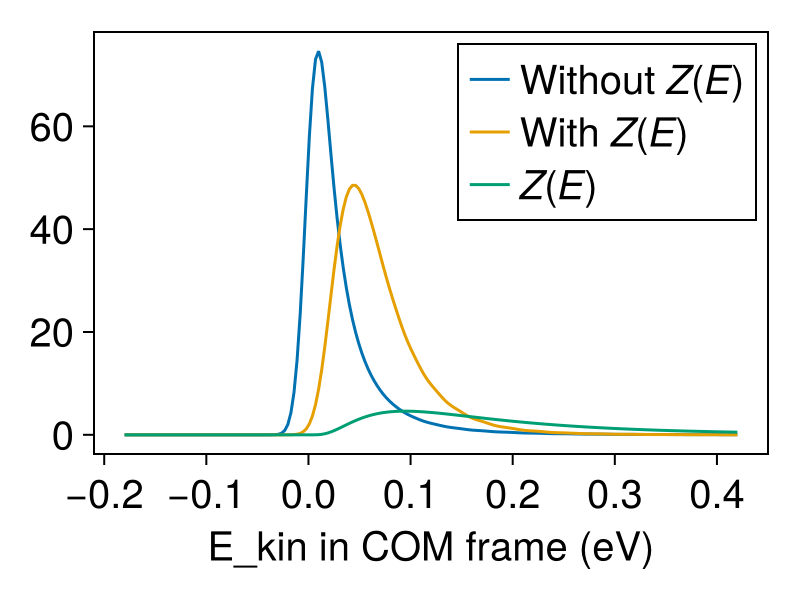

This chart was generated by the following Julia code:
# Plot the ARPES heatmap;

include("units.jl")
include("qp-bands.jl")
include("broadening.jl")
include("exciton.jl")
include("ehh.jl")
include("wfn.jl")
include("arpes.jl")
using CairoMakie
using LaTeXStrings
using Colors
using Distributions

##########################################
#region Parameters

caption_padding = 35

broaden = gaussian_broadening(50fs)

m_h = 0.21
m_e = 0.37
E_g = 2.67
w_side = 4π / (3 * 3.144817974)
w = SVector{2, Float64}([w_side, 0.0])
trion = Intervalley2DChandraTrion(
    m_h = m_h,
    m_e = m_e,
    w = w,
    E_g = E_g,
    E_B = 0.75, # Binding energy for the ehh trion mode
    a = 10.3,
    b = 25.2
)
exciton = IntraValley2DExciton(
    m_h = m_h,
    m_e = m_e,
    E_g = E_g,
    E_B = 0.71,
    a = 10.4
)


# The trion momentum is set to be w
P_ratio = 1.0
P = P_ratio * w

# The exciton momentum is set to zero
Q = SA[0.0, 0.0]

# When P = w, we don't need to worry about the grid not being large enough.
# What we want is to make sure that k_1's such that k_1 = 0 or k_2 = 0
# are included in the k-grid,
# and when P=w, k_2 = 0, if and only if k_1 = -k_e.
# So for each k_e in the k-path scanned, -k_1 must be in the k-grid.
# But in this program, the k-path is a part of the k_grid,
# and it has mirror symmetry, so the condition is satisfied by default.
# When we are tilting the momentum of the trion away from P=w things can be slightly different.
kx_list = LinRange(-0.5, 0.5, 200)
ikx_Γ = argmin(abs.(kx_list))
ikx_tilted = argmin(abs.(kx_list .- -0.2))
k1_list = [SA[kx, 0.0] for kx in kx_list]
k1_grid = reshape(map(Iterators.product(kx_list, kx_list)) do (k_x, k_y)
    SA[k_x, k_y]
end, length(k1_list)^2)
ω_list = LinRange(-0.3, 3.0, 200) #LinRange(-8, 5, 200)
ω_list_plot = LinRange(-0.3, 3.0, 200)

E_c1_curve = map(k1_list) do k_h
    -E_v(exciton, k_h)
end
E_v1_curve = map(k1_list) do k_e
    E_c(exciton, k_e)
end

electron_color = :black #colorant"deepskyblue2"
hole_color = :black #colorant"coral2"
shifted_valence_color = colorant"crimson"
shifted_valence_doubled_color = colorant"darkorange"
center_line_color = colorant"gray45"
tilted_line_color = colorant"gray64"
linecut_width = 0.15
panel_width = 0.7
binding_starting_bar_pos = -0.45
binding_starting_bar_width = 0.05
binding_annotation_displacement = 0.04

σ = 0.411
μ = -0.914
σ = 0.7122748076054343
μ = -1.8521341528622541
energy_distribution = LogNormal(μ, σ)

set_theme!(fontsize=20)
f = Figure(size=(400, 300))

#endregion
##########################################

let 
    
    ##########################################
    #region Plotting the distribution of E_kin in COM frame

    ω_list = LinRange(1.5, 2.1, 200)
    # No need for the COM kinetic energy term, as Q=w => Q-w = 0.
    Ekin_COM_list = E_trion_ehh(trion, w) .- ω_list

    ax = Axis(f[1, 1], xlabel="E_kin in COM frame (eV)")
    lines!(ax, Ekin_COM_list, trion_ARPES_ehh(
        trion, w, 
        k1_grid, [SA[0.0, 0.0]], ω_list, wfn(trion),
        broaden, 0.0
    )[1, :], label=rich("Without ", rich("Z", rich("(", font=:regular), "E", rich(")", font=:regular), font=:italic), rich=:regular))
    
    lines!(ax, Ekin_COM_list, trion_ARPES_ehh(
        trion, w, 
        k1_grid, [SA[0.0, 0.0]], ω_list, wfn(trion),
        x -> pdf(energy_distribution, x),
        broaden, 0.0
    )[1, :], label=rich("With ", rich("Z", rich("(", font=:regular), "E", rich(")", font=:regular), font=:italic), rich=:regular))

    lines!(ax, Ekin_COM_list, map(x -> pdf(energy_distribution, x), Ekin_COM_list), 
        label=rich("Z", rich("(", font=:regular), "E", rich(")", font=:regular), font=:italic),
    )
    
    hidedecorations!(ax, ticks = false, ticklabels = false, label = false)
    axislegend(ax)
    
    save("ehh-display-very-compact-2-residue-energy-distribution-Ekin-COM.png", f)

    #endregion
    ##########################################
end
